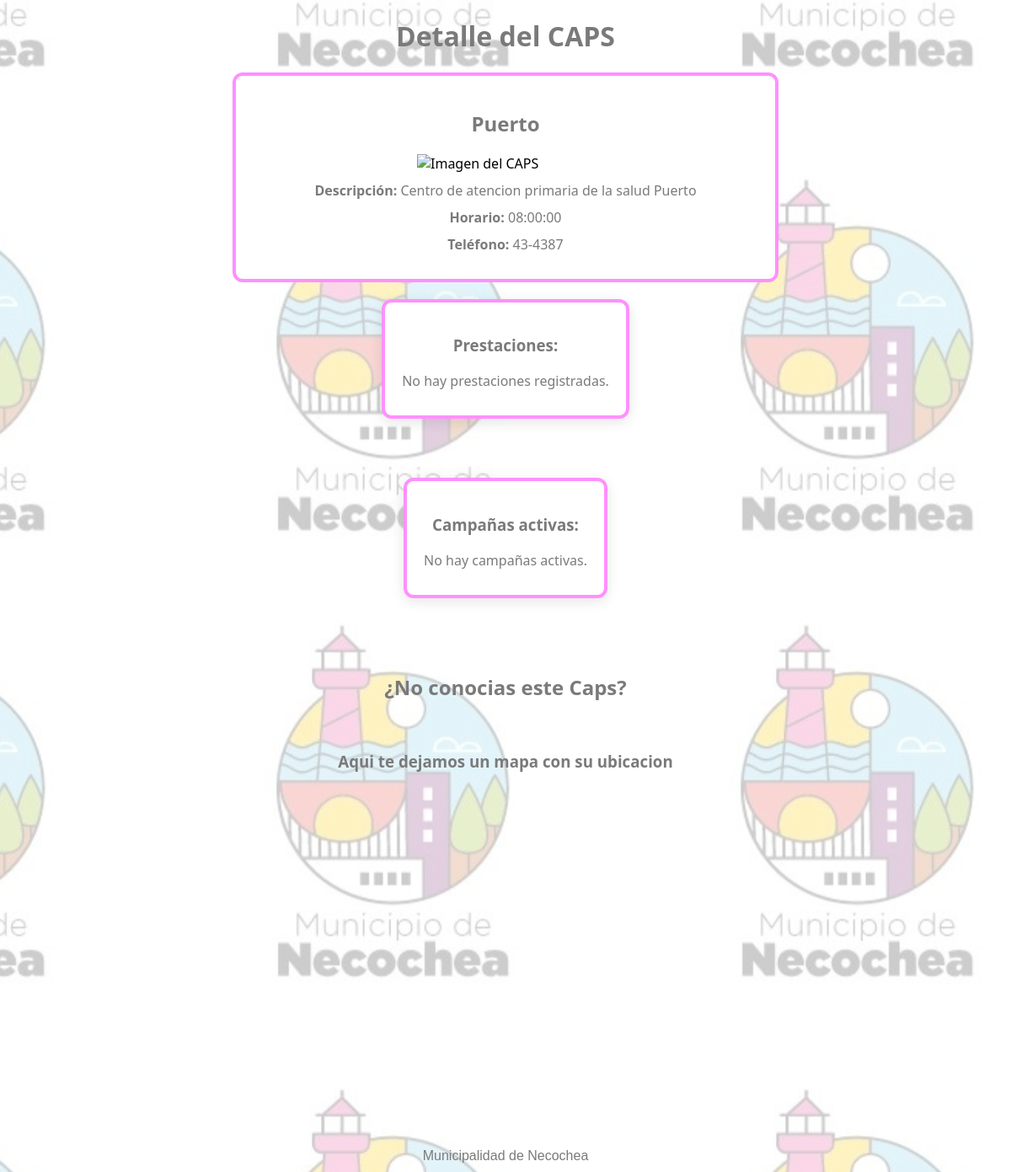
The app's page /php/general/mostrarCap.php?id_caps=16 with its own data.
### tables this page shows
CREATE TABLE `caps` (
  `id_caps` int(11) NOT NULL,
  `nombre` varchar(50) NOT NULL,
  `descripcion` varchar(100) NOT NULL,
  `coordenadas` varchar(150) NOT NULL,
  `horario` time NOT NULL,
  `imagen` varchar(50) NOT NULL,
  `telefono` varchar(50) NOT NULL,
  `Campaña` tinyint(1) NOT NULL
);

### php/general/mostrarCap.php (the view, shortened to what this page needs)
<?php
include "conexion.php";
$id_caps = isset($_GET['id_caps']) ? intval($_GET['id_caps']) : 0;
$sql_cap = "SELECT * FROM caps WHERE id_caps = $id_caps";
$result_cap = mysqli_query($conexion, $sql_cap);
$cap = mysqli_fetch_assoc($result_cap);
?>
<!DOCTYPE html>
<html lang="es">
<head>
    <link rel="stylesheet" href="/Municipalidad-Necochea-Caps/css/mostrarCap.css">
</head>
<body>
    <h1>Detalle del CAPS</h1>
    <div class="cap-item">
        <div class="caps-descripcion">
        <h2><?php echo htmlspecialchars($cap['nombre']); ?></h2>
        <img src="/Municipalidad-Necochea-Caps/php/imagenes/caps/<?php echo htmlspecialchars($cap['imagen']); ?>" alt="Imagen del CAPS" class="cap-img">
        <p><strong>Descripción:</strong> <?php echo htmlspecialchars($cap['descripcion']); ?></p>
        <p><strong>Horario:</strong> <?php echo htmlspecialchars($cap['horario']); ?></p>
        <p><strong>Teléfono:</strong> <?php echo htmlspecialchars($cap['telefono']); ?></p>
</div>
        <?php
        $sql_prestaciones = "SELECT p.id_prestaciones, p.nombre FROM prestaciones p INNER JOIN prestaciones_caps pc ON p.id_prestaciones = pc.id_prestaciones WHERE pc.id_caps = $id_caps";
        $result_prestaciones = mysqli_query($conexion, $sql_prestaciones);
        ?>
        <div class="prestaciones">
            <h3>Prestaciones:</h3>
            <?php if ($result_prestaciones && mysqli_num_rows($result_prestaciones) > 0): ?>
                <ul>
                <?php while($prest = mysqli_fetch_assoc($result_prestaciones)): ?>
                    <li>
                        <?php echo htmlspecialchars($prest['nombre']); ?>
                        <?php
                        $id_prestacion = $prest['id_prestaciones'];
                        $sql_prof = "SELECT pr.nombre, pr.apellido, pc.horario_profesional
                                   FROM profesionales pr
                                   INNER JOIN prestaciones_caps pc ON pr.id_profesionales = pc.id_profesional
                                   WHERE pc.id_caps = $id_caps AND pc.id_prestaciones = $id_prestacion";
                        $result_prof = mysqli_query($conexion, $sql_prof);
                        ?>
                        <ul>
                        <?php if ($result_prof && mysqli_num_rows($result_prof) > 0): ?>
                            <?php while($prof = mysqli_fetch_assoc($result_prof)): ?>
                                <li><?php echo htmlspecialchars($prof['nombre'] . ' ' . $prof['apellido']); ?>
                                <?php if (!empty($prof['horario_profesional'])): ?>
                                    (Horario: <?php echo htmlspecialchars($prof['horario_profesional']); ?>)
                                <?php endif; ?>
                                </li>
                            <?php endwhile; ?>
                        <?php else: ?>
                            <li>No hay profesionales asignados a esta prestación.</li>
                        <?php endif; ?>
                        </ul>
                    </li>
                <?php endwhile; ?>
                </ul>
            <?php else: ?>
                <p>No hay prestaciones registradas.</p>
            <?php endif; ?>
        </div>
        <?php
        $sql_campanias = "SELECT c.imagen, cc.horario, cc.fecha_inicio, cc.fecha_fin, cc.requisitos
                         FROM campañas_caps cc
                         INNER JOIN campañas c ON cc.id_campañas = c.id_campañas
                         WHERE cc.id_caps = $id_caps AND cc.fecha_fin >= CURDATE()";
        $result_campanias = mysqli_query($conexion, $sql_campanias);
        ?>
        <div class="campanias">
            <h3>Campañas activas:</h3>
            <?php if ($result_campanias && mysqli_num_rows($result_campanias) > 0): ?>
                <ul>
                <?php while($camp = mysqli_fetch_assoc($result_campanias)): ?>
                    <li>
                        <img src="/Municipalidad-Necochea-Caps/php/imagenes/campanias/<?php echo htmlspecialchars($camp['imagen']); ?>" alt="Imagen de campaña" class="cap-img" onerror="this.style.display='none'">
                        <h2>Campaña Activa</h2>
                        <span><strong>Horario:</strong> <?php echo htmlspecialchars($camp['horario']); ?></span><br>
                        <span><strong>Inicio:</strong> <?php echo htmlspecialchars($camp['fecha_inicio']); ?></span><br>
                        <span><strong>Fin:</strong> <?php echo htmlspecialchars($camp['fecha_fin']); ?></span><br>
                        <span><strong>Requisitos:</strong> <?php echo htmlspecialchars($camp['requisitos']); ?></span>
                    </li>
                <?php endwhile; ?>
                </ul>
            <?php else: ?>
                <p>No hay campañas activas.</p>
            <?php endif; ?>
        </div>
         <h2>¿No conocias este Caps? </h2>
         <h3>Aqui te dejamos un mapa con su ubicacion</h3>
        <div id="map" style="width:100%;height:350px;margin:24px 0;border-radius:8px;"></div>
    </div>
    <footer>
      <p>Municipalidad de Necochea</p>
    </footer>
</body>
</html>

### css/mostrarCap.css (style rules this page uses)
body { font-family: Arial, sans-serif; background-image: url('../trama.png'); background-repeat: repeat; background-position: center; background-size: auto; min-height: 100vh; margin: 0; }
#map { display: flex; margin: 20px auto; max-width: 700px; }
img { width: 35%; height: 35%; display: block; margin: 0 auto; }
h1,h2,h3 { color: #7a7a7a; text-align: center; font-family: 'Segoe UI', Tahoma, Geneva, Verdana, sans-serif; }
p { color: #7a7a7a; text-align: center; margin: 10px 0; }
.prestaciones { max-width: 700px; max-width: 500px; background-color: #fff; border-radius: 12px; box-shadow: 0 4px 15px rgba(0, 0, 0, 0.1); padding: 20px; list-style: none; font-family: 'Segoe UI', Tahoma, Geneva, Verdana, sans-serif; border: 4px solid #ff90ff; transition: transform 0.3s ease, box-shadow 0.3s ease; display: inline-block; grid-template-columns: repeat(4, 1fr); text-align: center; }
.campanias { max-width: 700px; max-width: 500px; background-color: #fff; border-radius: 12px; box-shadow: 0 4px 15px rgba(0, 0, 0, 0.1); padding: 20px; list-style: none; font-family: 'Segoe UI', Tahoma, Geneva, Verdana, sans-serif; border: 4px solid #ff90ff; transition: transform 0.3s ease, box-shadow 0.3s ease; display: inline-block; grid-template-columns: repeat(4, 1fr); margin: 50px }
.cap-item { display: flex; flex-direction: column; justify-content: center; align-items: center; gap: 20px; }
.caps-descripcion { background-color: #fff; font-family: 'Segoe UI', Tahoma, Geneva, Verdana, sans-serif; border: 4px solid #ff90ff; transition: transform 0.3s ease, box-shadow 0.3s ease; padding: 20px; border-radius: 12px; width:50% ; height: 50%; }

### records on screen
caps: nombre "Puerto", descripcion "Centro de atencion primaria de la salud Puerto", horario "08:00:00", telefono "43-4387"
